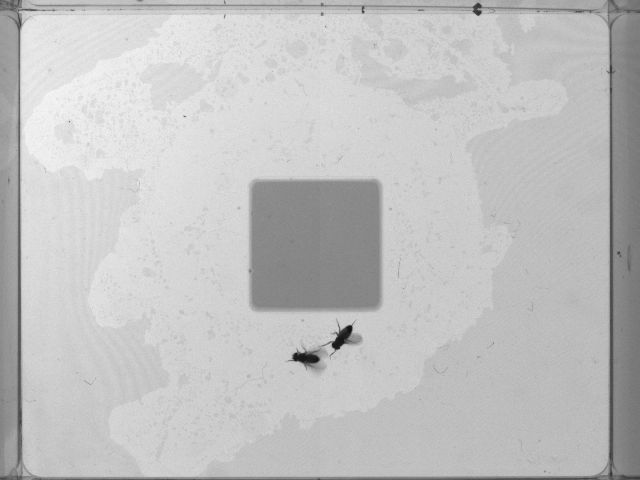
%> input picture fly_code_online/behavior/examples/Data/midres_flies/ModelClean/tmp_movie20110728_103045_896120469.jpg, 640 x 480 px
$ octave --eval "result = coloredge(imread('../fly_code_online/behavior/examples/Data/midres_flies/ModelClean/tmp_movie20110728_103045_896120469.jpg'));"   (GNU Octave 9; MATLAB toolbox functions it lacks are replaced by stand-ins)
%> lines starting %> are read from the running program, lines starting %| are printed output that depends on the picture
function [eout,thresh] = coloredge(a,varargin)
%COLOREDGE Find edges in intensity image.
%   EDGE takes a color image I as its input, and returns a
%   binary image BW of the same size as I, with 1's where the function
%   finds edges in I and 0's elsewhere.
%
%   COLOREDGE uses the Canny method for edge detection:
%
%      The Canny method finds edges by looking for local maxima of the
%      gradient of I. The gradient is calculated using the derivative of a
%      Gaussian filter. The method uses two thresholds, to detect strong
%      and weak edges, and includes the weak edges in the output only if
%      they are connected to strong edges. This method is therefore less
%      likely than the others to be "fooled" by noise, and more likely to
%      detect true weak edges.
%
%   Usage:
%   BW = COLOREDGE(I), where I is the nrows x ncols x ncolors image
%
%   BW = COLOREDGE(I,PARAM1,VAL1,PARAM2,VAL2,...) specifies parameters of
%   the edge detection:
%   'thresh'        specifies sensitivity thresholds for the Canny method.
%                   THRESH is a two-element vector in which the first
%                   element is the low threshold, and the second element
%                   is the high threshold. If you specify a scalar for
%                   THRESH, this value is used for the high threshold and
%                   0.4*THRESH is used for the low threshold. If you do not
%                   specify THRESH, or if THRESH is empty ([]), EDGE
%                   chooses low and high  values automatically.
%
%   'sigma'         specifies using SIGMA as the standard deviation of the
%                   Gaussian filter. The default SIGMA is 2; the size of
%                   the filter is chosen automatically, based on SIGMA.
%
%   [BW,thresh] = COLOREDGE(I,...) returns the threshold values as a
%   two-element vector.
%
%   Class Support
%   -------------
%   I is a nonsparse numeric array. BW is of class logical.
%
%   Example
%   -------
%   Find the edges of the circuit.tif image using the Prewitt and Canny
%   methods:
%
%       I = imread('board.tif');
%       BW = coloredge(I);
%       figure, imshow(BW)
%
%   See also FSPECIAL.

thresh = []; sigma = 2;
for i = 1:2:length(varargin),
  switch varargin{i},
    case 'thresh',
      thresh = varargin{i+1};
    case 'sigma',
      sigma = varargin{i+1};
  end;
end;
%> after the loop, sigma = 2

% Transform to a double precision intensity image if necessary
if ~isa(a,'double') && ~isa(a,'single')
  a = im2single(a);
end

[m,n,ncolors] = size(a);
%> m = 480; n = 640; ncolors = 1

% The output edge map:
e = false(m,n);

% Magic numbers
GaussianDieOff = .0001;
PercentOfPixelsNotEdges = .7; % Used for selecting thresholds
ThresholdRatio = .4;          % Low thresh is this fraction of the high.

% Design the filters - a gaussian and its derivative

pw = 1:30; % possible widths
ssq = sigma^2;
%> ssq = 4
width = find(exp(-(pw.*pw)/(2*ssq))>GaussianDieOff,1,'last');
%> width = 8
if isempty(width)
  width = 1;  % the user entered a really small sigma
end

t = (-width:width);
%> t = 17 values from -8 to 8
gau = exp(-(t.*t)/(2*ssq))/(2*pi*ssq);     % the gaussian 1D filter
%> gau = 17 values, max 0.0398 at index 9, min 1.33e-05 at index 1, mean 0.0117

% Find the directional derivative of 2D Gaussian (along X-axis)
% Since the result is symmetric along X, we can get the derivative along
% Y-axis simply by transposing the result for X direction.
[x,y]=meshgrid(-width:width,-width:width);
dgau2D=-x.*exp(-(x.*x+y.*y)/(2*ssq))/(pi*ssq);

% Convolve the filters with the image in each direction
% The canny edge detector first requires convolution with
% 2D gaussian, and then with the derivitave of a gaussian.
% Since gaussian filter is separable, for smoothing, we can use
% two 1D convolutions in order to achieve the effect of convolving
% with 2D Gaussian.  We convolve along rows and then columns.

%smooth the image out
aSmooth=imfilter(a,gau,'conv','replicate');   % run the filter accross rows
aSmooth=imfilter(aSmooth,gau','conv','replicate'); % and then accross columns

%apply directional derivatives
ax = imfilter(aSmooth, dgau2D, 'conv','replicate');
ay = imfilter(aSmooth, dgau2D', 'conv','replicate');

%J(k,1,i,j)=ax(i,j,k), J(k,2,i,j)=ay(i,j,k)
%J'*J = [\sum_k J(k,1)^2           \sum_k J(k,1)*J(k,2)]
%       [\sum_k J(k,1)*J(k,2)      \sum_k J(k,2)^2     ]
%     = [sum(ax.^2,3)              sum(ax.*ay,3)]
%       [sum(ax.*ay,3)             sum(ay.^2,3) ]
a1 = sum(ax.^2,3);
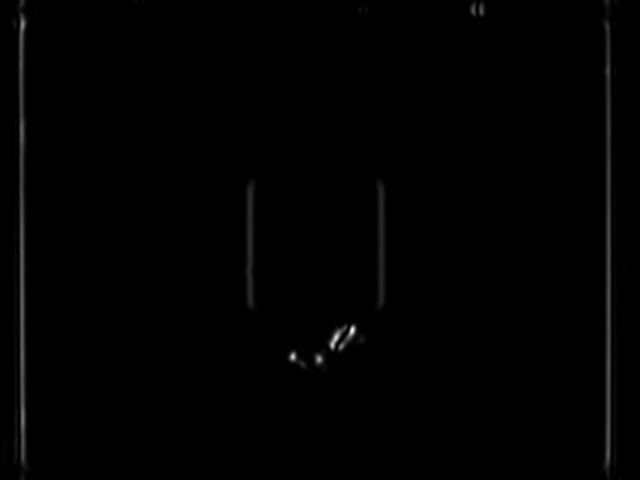
%> a1: size 480x640 single; min 1.6e-20, max 0.000676, mean 4.2e-06; drawn with min black and max white
a2 = sum(ax.*ay,3);
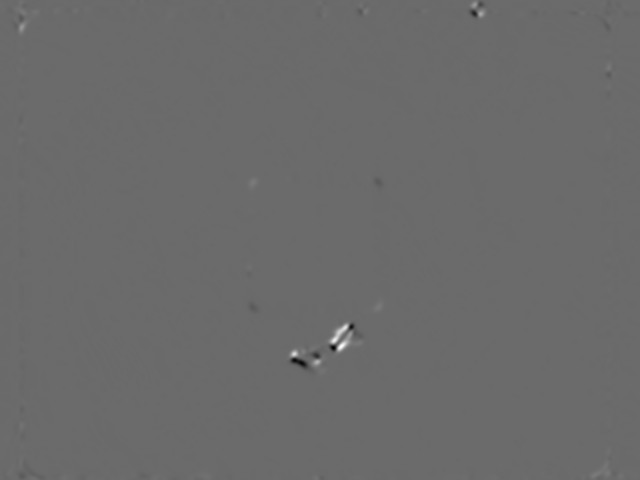
%> a2: size 480x640 single; min -0.00029, max 0.0004, mean 1.62e-07; drawn with min black and max white
a4 = sum(ay.^2,3);
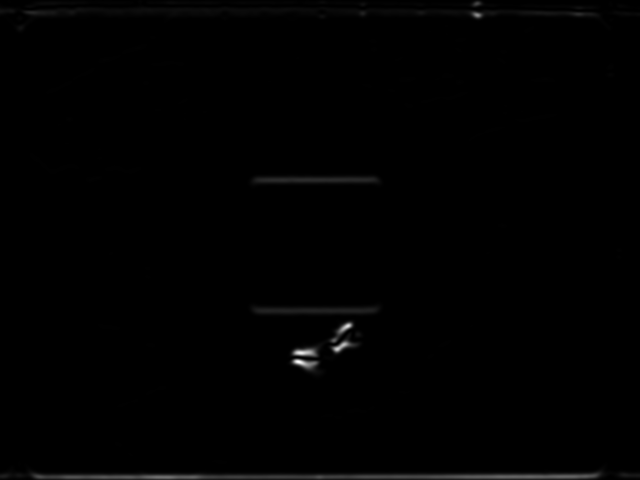
%> a4: size 480x640 single; min 9.9e-22, max 0.000699, mean 4.02e-06; drawn with min black and max white
mag = ( (a1+a4) + sqrt( (a1+a4).^2 + 4*(a2.^2 - a1.*a4) ) ) / 2;
vx = a2;
vy = mag - a1;
z = sqrt(vx.^2 + vy.^2);
ax = vx ./ z;
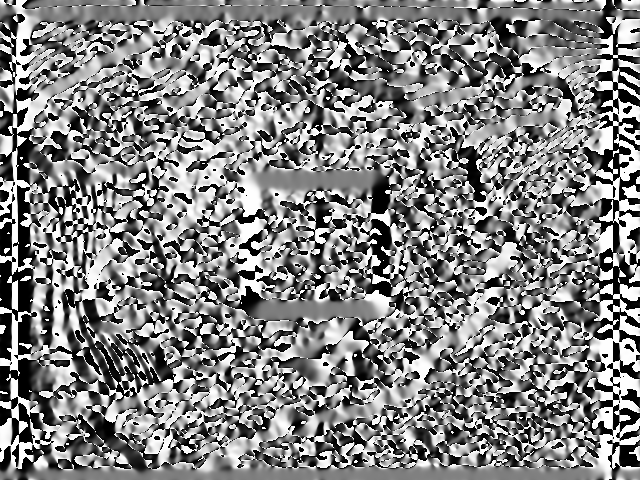
%> ax: size 480x640 single; min -1, max 1, mean 0.0268; drawn with min black and max white
ay = vy ./ z;
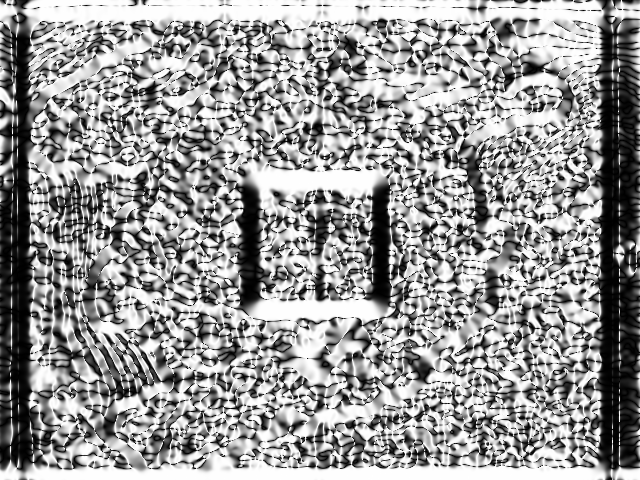
%> ay: size 480x640 single; min 0, max 1, mean 0.599

magmax = max(mag(:));
%> magmax = 0.000812
if magmax>0
  mag = mag / magmax;   % normalize
end

% Select the thresholds
if isempty(thresh)
  counts=imhist(mag, 64);
%> counts = 64 values, max 274786 at index 1, min 1 at index 62, mean 4800
  highThresh = find(cumsum(counts) > PercentOfPixelsNotEdges*m*n,...
    1,'first') / 64;
%> highThresh = 0.0156
  lowThresh = ThresholdRatio*highThresh;
%> lowThresh = 0.00625
  thresh = [lowThresh highThresh];
%> thresh = [0.00625 0.0156]
elseif length(thresh)==1
  highThresh = thresh;
  if thresh>=1
    eid = sprintf('Images:%s:thresholdMustBeLessThanOne', mfilename);
    msg = 'The threshold must be less than 1.';
    error(eid,'%s',msg);
  end
  lowThresh = ThresholdRatio*thresh;
  thresh = [lowThresh highThresh];
elseif length(thresh)==2
  lowThresh = thresh(1);
  highThresh = thresh(2);
  if (lowThresh >= highThresh) || (highThresh >= 1)
    eid = sprintf('Images:%s:thresholdOutOfRange', mfilename);
    msg = 'Thresh must be [low high], where low < high < 1.';
    error(eid,'%s',msg);
  end
end

% The next step is to do the non-maximum supression.
% We will accrue indices which specify ON pixels in strong edgemap
% The array e will become the weak edge map.
idxStrong = [];
for dir = 1:4
  idxLocalMax = cannyFindLocalMaxima(dir,ax,ay,mag);
  idxWeak = idxLocalMax(mag(idxLocalMax) > lowThresh);
  e(idxWeak)=1;
  idxStrong = [idxStrong; idxWeak(mag(idxWeak) > highThresh)];
end
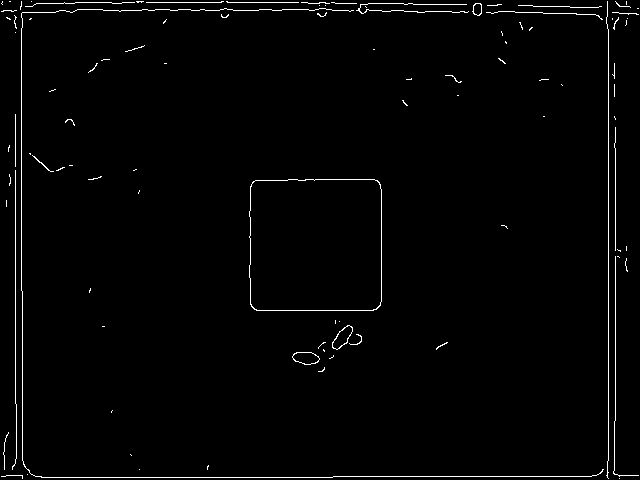
%> e: size 480x640 logical; 1.6% white in thin lines or dots
%> after the loop, idxStrong = 3839 values, max 306716 at index 2908, min 492 at index 1884, mean 151872

if ~isempty(idxStrong) % result is all zeros if idxStrong is empty
  rstrong = rem(idxStrong-1, m)+1;
%> rstrong = 3839 values, max 479 at index 402, min 2 at index 416, mean 241.2
  cstrong = floor((idxStrong-1)/m)+1;
%> cstrong = 3839 values, max 639 at index 1883, min 2 at index 990, mean 316.9
  e = bwselect(e, cstrong, rstrong, 8);
%> e: size 480x640 logical; 1.4% white in thin lines or dots
  e = bwmorph(e, 'thin', 1);  % Thin double (or triple) pixel wide contours
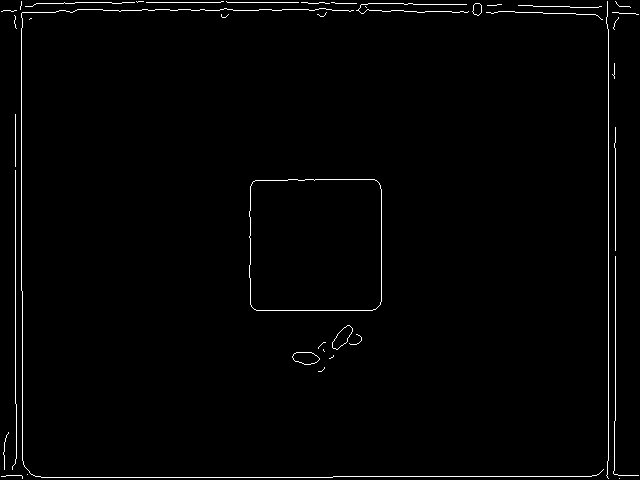
%> e: size 480x640 logical; 1.4% white in thin lines or dots
end

if nargout==0,
  imshow(e);
else
  eout = e;
end


%%%%%%%%%%%%%%%%%%%%%%%%%%%%%%%%%%%%%%%%%%%%%%%%%%%%%%%%%%%%
%
%   Local Function : cannyFindLocalMaxima
%
function idxLocalMax = cannyFindLocalMaxima(direction,ix,iy,mag)
%
% This sub-function helps with the non-maximum supression in the Canny
% edge detector.  The input parameters are:
%
%   direction - the index of which direction the gradient is pointing,
%               read from the diagram below. direction is 1, 2, 3, or 4.
%   ix        - input image filtered by derivative of gaussian along x
%   iy        - input image filtered by derivative of gaussian along y
%   mag       - the gradient magnitude image
%
%    there are 4 cases:
%
%                         The X marks the pixel in question, and each
%         3     2         of the quadrants for the gradient vector
%       O----0----0       fall into two cases, divided by the 45
%     4 |         | 1     degree line.  In one case the gradient
%       |         |       vector is more horizontal, and in the other
%       O    X    O       it is more vertical.  There are eight
%       |         |       divisions, but for the non-maximum supression
%    (1)|         |(4)    we are only worried about 4 of them since we
%       O----O----O       use symmetric points about the center pixel.
%        (2)   (3)


[m,n] = size(mag);

% Find the indices of all points whose gradient (specified by the
% vector (ix,iy)) is going in the direction we're looking at.

switch direction
 case 1
  idx = find((iy<=0 & ix>-iy)  | (iy>=0 & ix<-iy));
 case 2
  idx = find((ix>0 & -iy>=ix)  | (ix<0 & -iy<=ix));
 case 3
  idx = find((ix<=0 & ix>iy) | (ix>=0 & ix<iy));
 case 4
  idx = find((iy<0 & ix<=iy) | (iy>0 & ix>=iy));
end

% Exclude the exterior pixels
if ~isempty(idx)
  v = mod(idx,m);
  idx(v==1 | v==0 | idx<=m | (idx>(n-1)*m)) = [];
end

ixv = ix(idx);
iyv = iy(idx);
gradmag = mag(idx);

% Do the linear interpolations for the interior pixels
switch direction
 case 1
  d = abs(iyv./ixv);
  gradmag1 = mag(idx+m).*(1-d) + mag(idx+m-1).*d;
  gradmag2 = mag(idx-m).*(1-d) + mag(idx-m+1).*d;
 case 2
  d = abs(ixv./iyv);
  gradmag1 = mag(idx-1).*(1-d) + mag(idx+m-1).*d;
  gradmag2 = mag(idx+1).*(1-d) + mag(idx-m+1).*d;
 case 3
  d = abs(ixv./iyv);
  gradmag1 = mag(idx-1).*(1-d) + mag(idx-m-1).*d;
  gradmag2 = mag(idx+1).*(1-d) + mag(idx+m+1).*d;
 case 4
  d = abs(iyv./ixv);
  gradmag1 = mag(idx-m).*(1-d) + mag(idx-m-1).*d;
  gradmag2 = mag(idx+m).*(1-d) + mag(idx+m+1).*d;
end
idxLocalMax = idx(gradmag>=gradmag1 & gradmag>=gradmag2);
